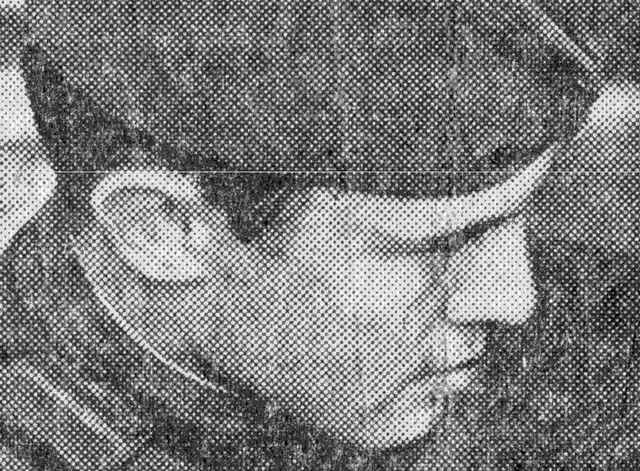
%> input picture sourceImage.jpg, 640 x 471 px
$ octave NotchProcessing.m   (GNU Octave 9; MATLAB toolbox functions it lacks are replaced by stand-ins)
%> lines starting %> are read from the running program, lines starting %| are printed output that depends on the picture
clc;
clear;
close all;
f = imread("sourceImage.jpg");
%> f is the input picture: size 471x640 uint8; min 0, max 255, mean 123.6
figure, imshow(f, []);
%This command show our first image before any
%editing getting placed
F = fftshift(fft2(double(f)));
S = log(abs(F));
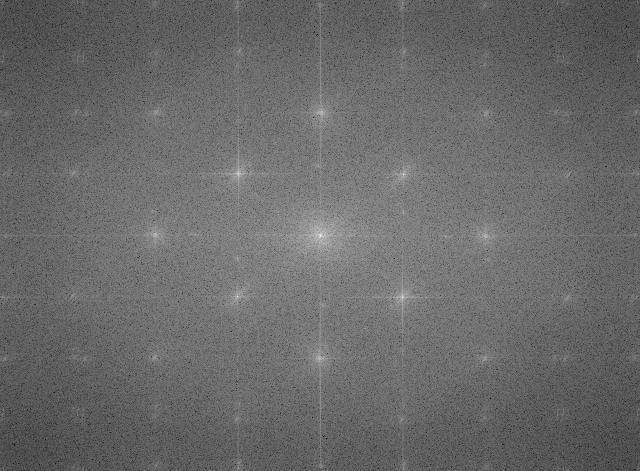
%> S: size 471x640 double; min 2.66, max 17.43, mean 8.79; drawn with min black and max white
imwrite( S/max(S(:)), 'maskSource.jpg');

pause;

M = imread('maskSource.jpg');
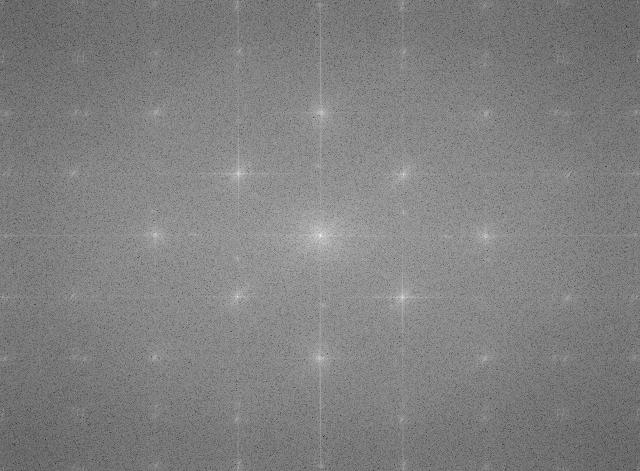
%> M: size 471x640 uint8; min 37, max 250, mean 128.6
M = M(:,:,1);
M = double((M>0));
%> M: size 471x640 double; every value is 1
figure, imshow(M);

G = M .* F;
g = real(ifft2(ifftshift(G)));

figure, imshow(g,[]);
